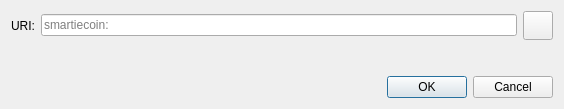
<?xml version="1.0" encoding="UTF-8"?>
<ui version="4.0">
 <class>OpenURIDialog</class>
 <widget class="QDialog" name="OpenURIDialog">
  <property name="geometry">
   <rect>
    <x>0</x>
    <y>0</y>
    <width>564</width>
    <height>109</height>
   </rect>
  </property>
  <property name="windowTitle">
   <string>Open URI</string>
  </property>
  <layout class="QVBoxLayout" name="verticalLayout">
   <item>
    <layout class="QHBoxLayout" name="horizontalLayout">
     <item>
      <widget class="QLabel" name="label">
       <property name="text">
        <string>URI:</string>
       </property>
      </widget>
     </item>
     <item>
      <widget class="QValidatedLineEdit" name="uriEdit">
       <property name="placeholderText">
        <string notr="true">smartiecoin:</string>
       </property>
      </widget>
     </item>
     <item>
      <widget class="QToolButton" name="pasteButton">
       <property name="toolTip">
        <string extracomment="Tooltip text for button that allows you to paste an address that is in your clipboard.">Paste address from clipboard</string>
       </property>
       <property name="text">
        <string/>
       </property>
       <property name="iconSize">
        <size>
         <width>22</width>
         <height>22</height>
        </size>
       </property>
      </widget>
     </item>
    </layout>
   </item>
   <item>
    <spacer name="verticalSpacer">
     <property name="orientation">
      <enum>Qt::Vertical</enum>
     </property>
     <property name="sizeHint" stdset="0">
      <size>
       <width>20</width>
       <height>40</height>
      </size>
     </property>
    </spacer>
   </item>
   <item>
    <widget class="QDialogButtonBox" name="buttonBox">
     <property name="orientation">
      <enum>Qt::Horizontal</enum>
     </property>
     <property name="standardButtons">
      <set>QDialogButtonBox::Cancel|QDialogButtonBox::Ok</set>
     </property>
    </widget>
   </item>
  </layout>
 </widget>
 <customwidgets>
  <customwidget>
   <class>QValidatedLineEdit</class>
   <extends>QLineEdit</extends>
   <header>qt/qvalidatedlineedit.h</header>
  </customwidget>
 </customwidgets>
 <resources>
  <include location="../dash.qrc"/>
 </resources>
 <connections>
  <connection>
   <sender>buttonBox</sender>
   <signal>accepted()</signal>
   <receiver>OpenURIDialog</receiver>
   <slot>accept()</slot>
   <hints>
    <hint type="sourcelabel">
     <x>248</x>
     <y>254</y>
    </hint>
    <hint type="destinationlabel">
     <x>157</x>
     <y>274</y>
    </hint>
   </hints>
  </connection>
  <connection>
   <sender>buttonBox</sender>
   <signal>rejected()</signal>
   <receiver>OpenURIDialog</receiver>
   <slot>reject()</slot>
   <hints>
    <hint type="sourcelabel">
     <x>316</x>
     <y>260</y>
    </hint>
    <hint type="destinationlabel">
     <x>286</x>
     <y>274</y>
    </hint>
   </hints>
  </connection>
 </connections>
</ui>
